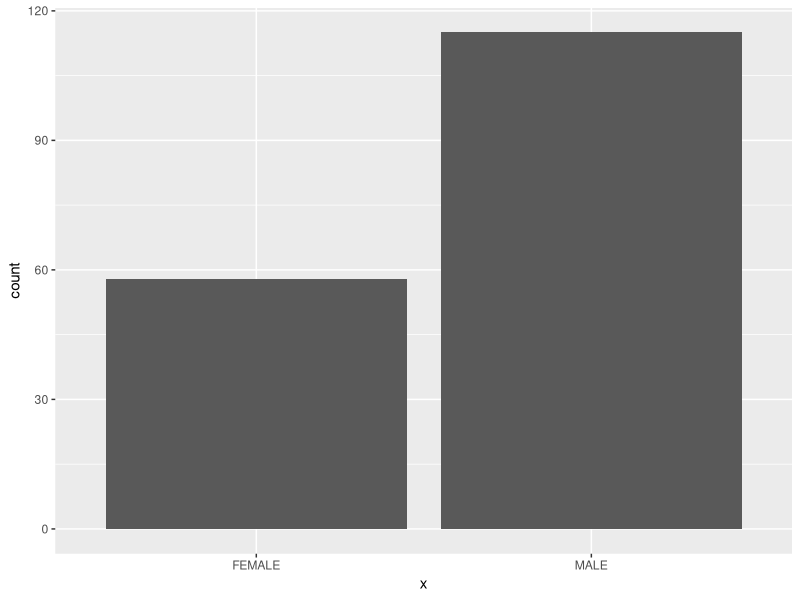

Recreate this plot in R.
# Load libraries
library(ggplot2)

# Set working directory
setwd("~/Documents/GitHub/avengers-viz")

# Import data
dB <- read.csv("avengers.csv")

c <- ggplot(data = dB, aes_string(factor(dB$Gender)))

c + geom_bar()
